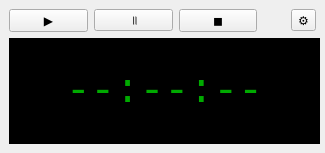
<?xml version="1.0" encoding="UTF-8"?>
<ui version="4.0">
 <class>MainWindow</class>
 <widget class="QMainWindow" name="MainWindow">
  <property name="geometry">
   <rect>
    <x>0</x>
    <y>0</y>
    <width>325</width>
    <height>153</height>
   </rect>
  </property>
  <property name="sizePolicy">
   <sizepolicy hsizetype="Minimum" vsizetype="Minimum">
    <horstretch>0</horstretch>
    <verstretch>0</verstretch>
   </sizepolicy>
  </property>
  <property name="minimumSize">
   <size>
    <width>325</width>
    <height>153</height>
   </size>
  </property>
  <property name="maximumSize">
   <size>
    <width>440</width>
    <height>180</height>
   </size>
  </property>
  <property name="windowTitle">
   <string>Pomato</string>
  </property>
  <property name="windowIcon">
   <iconset resource="resources.qrc">
    <normaloff>:/icons/tomato.svg</normaloff>:/icons/tomato.svg</iconset>
  </property>
  <widget class="QWidget" name="centralwidget">
   <layout class="QGridLayout" name="gridLayout">
    <item row="0" column="4">
     <widget class="QToolButton" name="settings">
      <property name="text">
       <string>⚙</string>
      </property>
     </widget>
    </item>
    <item row="0" column="3">
     <spacer name="horizontalSpacer">
      <property name="orientation">
       <enum>Qt::Horizontal</enum>
      </property>
      <property name="sizeHint" stdset="0">
       <size>
        <width>40</width>
        <height>20</height>
       </size>
      </property>
     </spacer>
    </item>
    <item row="0" column="0">
     <widget class="QPushButton" name="start">
      <property name="text">
       <string>▶</string>
      </property>
     </widget>
    </item>
    <item row="0" column="1">
     <widget class="QPushButton" name="pause">
      <property name="text">
       <string>॥</string>
      </property>
     </widget>
    </item>
    <item row="0" column="2">
     <widget class="QPushButton" name="stop">
      <property name="text">
       <string>◼</string>
      </property>
     </widget>
    </item>
    <item row="1" column="0" colspan="5">
     <layout class="QHBoxLayout" name="horizontalLayout">
      <item>
       <widget class="QLabel" name="label">
        <property name="minimumSize">
         <size>
          <width>311</width>
          <height>95</height>
         </size>
        </property>
        <property name="palette">
         <palette>
          <active>
           <colorrole role="WindowText">
            <brush brushstyle="SolidPattern">
             <color alpha="255">
              <red>0</red>
              <green>170</green>
              <blue>0</blue>
             </color>
            </brush>
           </colorrole>
           <colorrole role="Base">
            <brush brushstyle="SolidPattern">
             <color alpha="255">
              <red>237</red>
              <green>237</green>
              <blue>238</blue>
             </color>
            </brush>
           </colorrole>
           <colorrole role="Window">
            <brush brushstyle="SolidPattern">
             <color alpha="255">
              <red>0</red>
              <green>0</green>
              <blue>0</blue>
             </color>
            </brush>
           </colorrole>
          </active>
          <inactive>
           <colorrole role="WindowText">
            <brush brushstyle="SolidPattern">
             <color alpha="255">
              <red>0</red>
              <green>170</green>
              <blue>0</blue>
             </color>
            </brush>
           </colorrole>
           <colorrole role="Base">
            <brush brushstyle="SolidPattern">
             <color alpha="255">
              <red>237</red>
              <green>237</green>
              <blue>238</blue>
             </color>
            </brush>
           </colorrole>
           <colorrole role="Window">
            <brush brushstyle="SolidPattern">
             <color alpha="255">
              <red>0</red>
              <green>0</green>
              <blue>0</blue>
             </color>
            </brush>
           </colorrole>
          </inactive>
          <disabled>
           <colorrole role="WindowText">
            <brush brushstyle="SolidPattern">
             <color alpha="255">
              <red>155</red>
              <green>156</green>
              <blue>157</blue>
             </color>
            </brush>
           </colorrole>
           <colorrole role="Base">
            <brush brushstyle="SolidPattern">
             <color alpha="255">
              <red>0</red>
              <green>0</green>
              <blue>0</blue>
             </color>
            </brush>
           </colorrole>
           <colorrole role="Window">
            <brush brushstyle="SolidPattern">
             <color alpha="255">
              <red>0</red>
              <green>0</green>
              <blue>0</blue>
             </color>
            </brush>
           </colorrole>
          </disabled>
         </palette>
        </property>
        <property name="font">
         <font>
          <family>Monospace</family>
          <pointsize>31</pointsize>
         </font>
        </property>
        <property name="autoFillBackground">
         <bool>true</bool>
        </property>
        <property name="text">
         <string>--:--:--</string>
        </property>
        <property name="scaledContents">
         <bool>false</bool>
        </property>
        <property name="alignment">
         <set>Qt::AlignCenter</set>
        </property>
        <property name="indent">
         <number>0</number>
        </property>
        <property name="textInteractionFlags">
         <set>Qt::NoTextInteraction</set>
        </property>
       </widget>
      </item>
     </layout>
    </item>
   </layout>
  </widget>
 </widget>
 <resources>
  <include location="resources.qrc"/>
 </resources>
 <connections/>
</ui>
